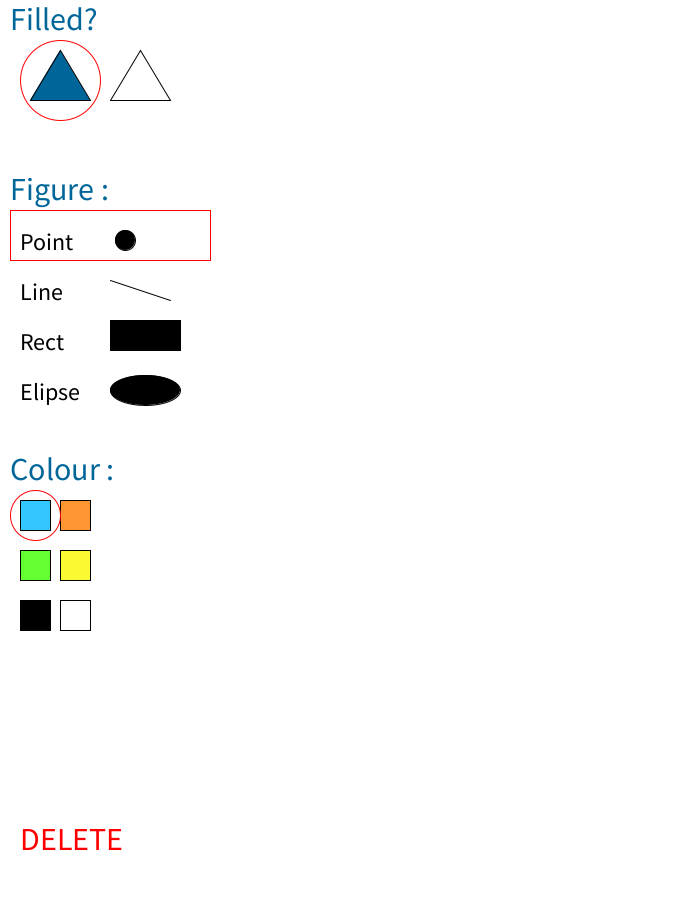
Frame 1 (no input)
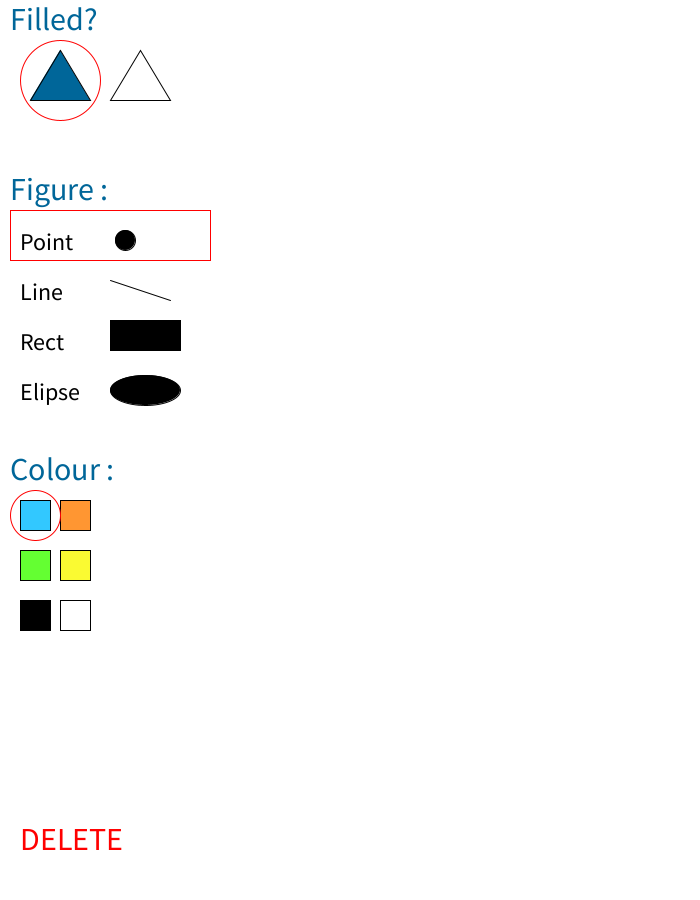
Frame 60 (the mouse pressed at the canvas centre just before this capture)
Frame 120 (the mouse held since frame 60 and released just before this capture): identical to frame 60, image omitted

The Processing sketch that drew these frames (run headless with seeded random() and noise(); from frame 60 on, the mouse is pressed at the canvas centre):

// Processing sketch: fill_input
// ── fill_input.pde
boolean filled = true;

enum FIGURE{
  point, 
  line,
  rectangle,
  ellipse
};
FIGURE currentFigure = FIGURE.point;

enum COLOUR{
  blue,
  orange,
  green,
  yellow,
  black,
  white
}
COLOUR currentColour = COLOUR.blue;

class Drawing{
  FIGURE figure;
  COLOUR colour;
  boolean filled = false;
  PVector p1, p2;
  boolean finishedFigure = false;
  
  void display(){
    if(!finishedFigure){
      displayPrevisualization();
      return;
    }
    
    stroke(getColor(colour));
    if(filled){
      fill(getColor(colour));
    }else{
      noFill();
    }
    switch(figure){
      case point:  
        circle(p1.x, p1.y, p1.dist(p2));
        break;
      case line:
        line(p1.x, p1.y, p2.x, p2.y);
        break;
      case rectangle:
        rect(p1.x, p1.y, p2.x-p1.x, p2.y-p1.y);
        break;
      case ellipse:
        ellipse(p1.x, p1.y, p2.x-p1.x, p2.y-p1.y);
        break;
       default:
    }
  }
  
  void displayPrevisualization(){
    noFill();
    strokeWeight(1);
    stroke(0);
    
    switch(figure){
      case point:  
        circle(p1.x, p1.y, p1.dist(new PVector(mouseX, mouseY)));
        break;
      case line:
        line(p1.x, p1.y, mouseX, mouseY);
        break;
      case rectangle:
        rect(p1.x, p1.y, mouseX-p1.x, mouseY-p1.y);
        break;
      case ellipse:
        ellipse(p1.x, p1.y, mouseX-p1.x, mouseY-p1.y);
        break;
       default:
    }
    
  }
}

ArrayList<Drawing> drawings = new ArrayList<Drawing>();

void setup(){
  size(700, 900);
}

void draw(){
  background(255);
  drawFilledOptions(filled);
  drawFigureOptions(currentFigure);
  drawColorOptions(currentColour);
  drawDeleteOption();
  printDrawings();
}

void drawFilledOptions(boolean filled){
  stroke(0);
  textSize(32);
  fill(0, 102, 153);
  text("Filled?", 10, 30); 
  
  fill(0, 102, 153);
  triangle(30, 100, 60, 50, 90, 100);

  noFill();
  triangle(110, 100, 140, 50, 170, 100);
  
  stroke(255, 0, 0);
  if(filled){
    circle(60, 80, 80);
  }else{
    circle(140, 80, 80);
  }
}

void drawFigureOptions(FIGURE figure){
  stroke(0);
  textSize(32);
  fill(0, 102, 153);
  text("Figure : ", 10, 200); 
  
  fill(0);
  textSize(24);
  text("Point", 20, 250);
  fill(0);
  circle(125, 240, 20);
  
  fill(0);
  textSize(24);
  text("Line", 20, 300);
  fill(0);
  line(110, 280, 170, 300);
  
  fill(0);
  textSize(24);
  text("Rect", 20, 350);
  fill(0);
  rect(110, 320, 70, 30);
  
  fill(0);
  textSize(24);
  text("Elipse", 20, 400);
  fill(0);
  ellipse(145, 390, 70, 30);
  
  noFill();
  stroke(255,0,0);
  switch(figure){
    case point:  
      rect(10, 210, 200, 50);
      break;
    case line:
      rect(10, 260, 200, 50);
      break;
    case rectangle:
      rect(10, 310, 200, 50);
      break;
    case ellipse:
      rect(10, 360, 200, 50);
      break;
     default:
  }
  stroke(0);
}

void drawColorOptions(COLOUR colour){
  stroke(0);
  textSize(32);
  fill(0, 102, 153);
  text("Colour : ", 10, 480);
  
  noFill();
  fill(getColor(COLOUR.blue));
  rect(20, 500, 30, 30);
  fill(getColor(COLOUR.orange));
  rect(60, 500, 30, 30);
  fill(getColor(COLOUR.green));
  rect(20, 550, 30, 30);
  fill(getColor(COLOUR.yellow));
  rect(60, 550, 30, 30);
  fill(getColor(COLOUR.black));
  rect(20, 600, 30, 30);
  fill(getColor(COLOUR.white));
  rect(60, 600, 30, 30);
  
  stroke(255,0,0);
  noFill();
  switch(colour){
    case blue:
      circle(35, 515, 50);
      break;
    case orange:
      circle(75, 515, 60);
      break;
    case green:
      circle(35, 565, 60);
      break;
    case yellow:
      circle(75, 565, 60);
      break;
    case black:
      circle(35, 615, 60);
      break;
    case white:
      circle(75, 615, 60);
      break;
    default:
      circle(75, 615, 60);
      break;
  }
}

void drawDeleteOption(){
  stroke(0);
  textSize(32);
  fill(255, 0, 0);
  text("DELETE", 20, 850);
}

color getColor(COLOUR colour){
  switch(colour){
    case blue:
      return color(50, 200, 255);
    case orange:
      return color(255, 150, 50);
    case green:
      return color(100, 255, 50);
    case yellow:
      return color(250, 250, 50);
    case black:
      return color(0);
    case white:
      return color(255);
    default:
      return color(255);
  }
}

void mouseClicked() {
  // Fill picker :
  if(overOption(30, 30, 60, 90)){
    filled = true;
  }
  else if(overOption(110, 30, 60, 90)){
    filled = false;
  }
  
  // Figure picker :
  else if(overOption(20, 230, 180, 30)){
    currentFigure = FIGURE.point;
  } 
  else if(overOption(15, 280, 180, 30)){
    currentFigure = FIGURE.line;
  }
  else if(overOption(15, 330, 180, 30)){
    currentFigure = FIGURE.rectangle;
  }
  else if(overOption(15, 380, 180, 30)){
    currentFigure = FIGURE.ellipse;
  }
  
  // Colour picker : 
  else if(overOption(20, 500, 30, 30)){
    currentColour = COLOUR.blue;
  }
  else if(overOption(60, 500, 30, 30)){
    currentColour = COLOUR.orange;
  }
  else if(overOption(20, 550, 30, 30)){
    currentColour = COLOUR.green;
  }
  else if(overOption(60, 550, 30, 30)){
    currentColour = COLOUR.yellow;
  }
  else if(overOption(20, 600, 30, 30)){
    currentColour = COLOUR.black;
  }
  else if(overOption(60, 600, 30, 30)){
    currentColour = COLOUR.white;
  }
  
  // Delete option : 
  else if(overOption(10, 820, 140, 100)){
    deleteDrawings();
  }  
}

void mousePressed(){
  // Avoid contact with the options menu.
  if(mouseX <= 240){
    return;
  }
  
  Drawing d = new Drawing();
  
  d.figure = currentFigure;
  d.colour = currentColour;
  d.filled = filled;
  d.p1 = new PVector(mouseX, mouseY);
  
 drawings.add(d);
 
}

void mouseReleased(){
  if(mouseX <= 240){
    if(drawings.get(drawings.size() - 1).finishedFigure == false){
      print("removing figure");
      drawings.remove(drawings.size() - 1);
    }
    return;
  }
  
  if(drawings.size() == 0){
    return;
  }  
  
  // TODO: Check for release of the mouse to draw a figure.
  Drawing currentDrawing = drawings.get(drawings.size() - 1);
  currentDrawing.p2 = new PVector(mouseX, mouseY);
  currentDrawing.finishedFigure = true;
  

}

void printDrawings(){
  for (int i = 0; i < drawings.size(); i++) {
    Drawing d = drawings.get(i);
    d.display();
  }
}

void deleteDrawings(){
  for (int i = drawings.size(); i-- != 0; drawings.remove(i));
}

boolean overOption(int x, int y, int width, int height)  {
  if (mouseX >= x && mouseX <= x+width && 
      mouseY >= y && mouseY <= y+height) {
    return true;
  } else {
    return false;
  }
}
